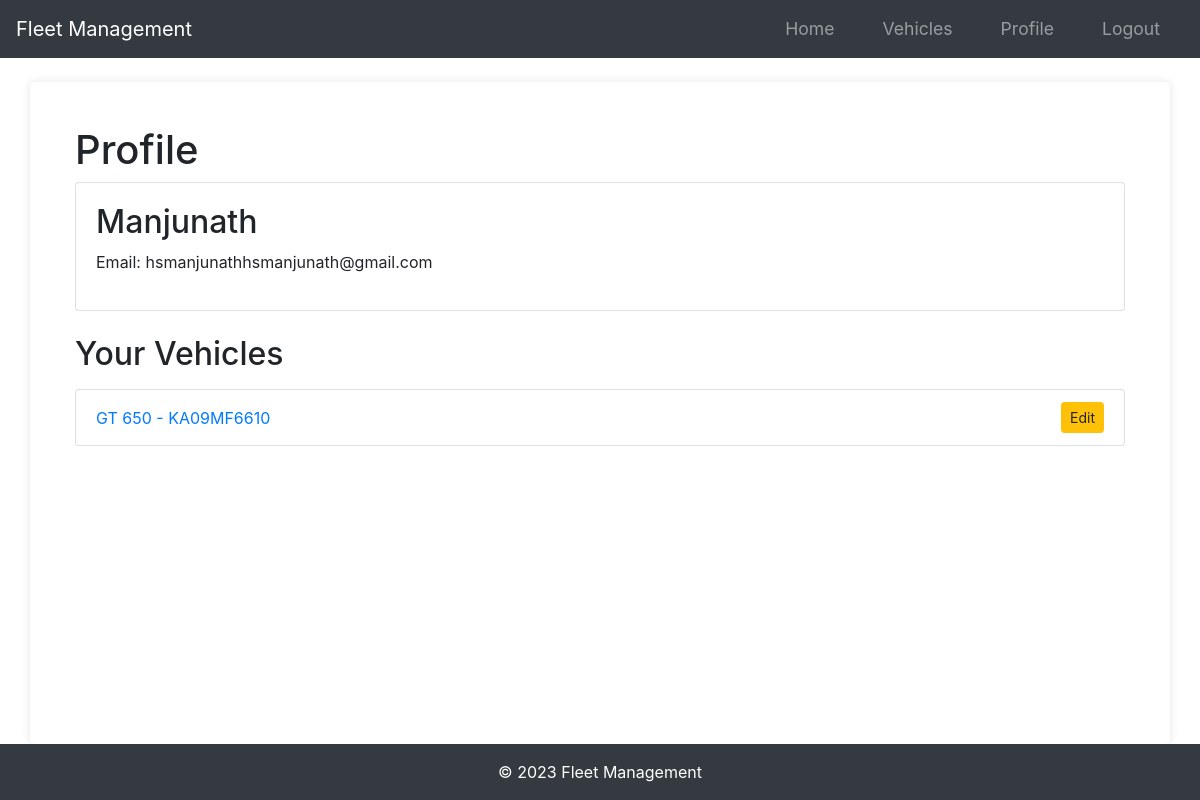
The app's page /profile (signed in), older data.
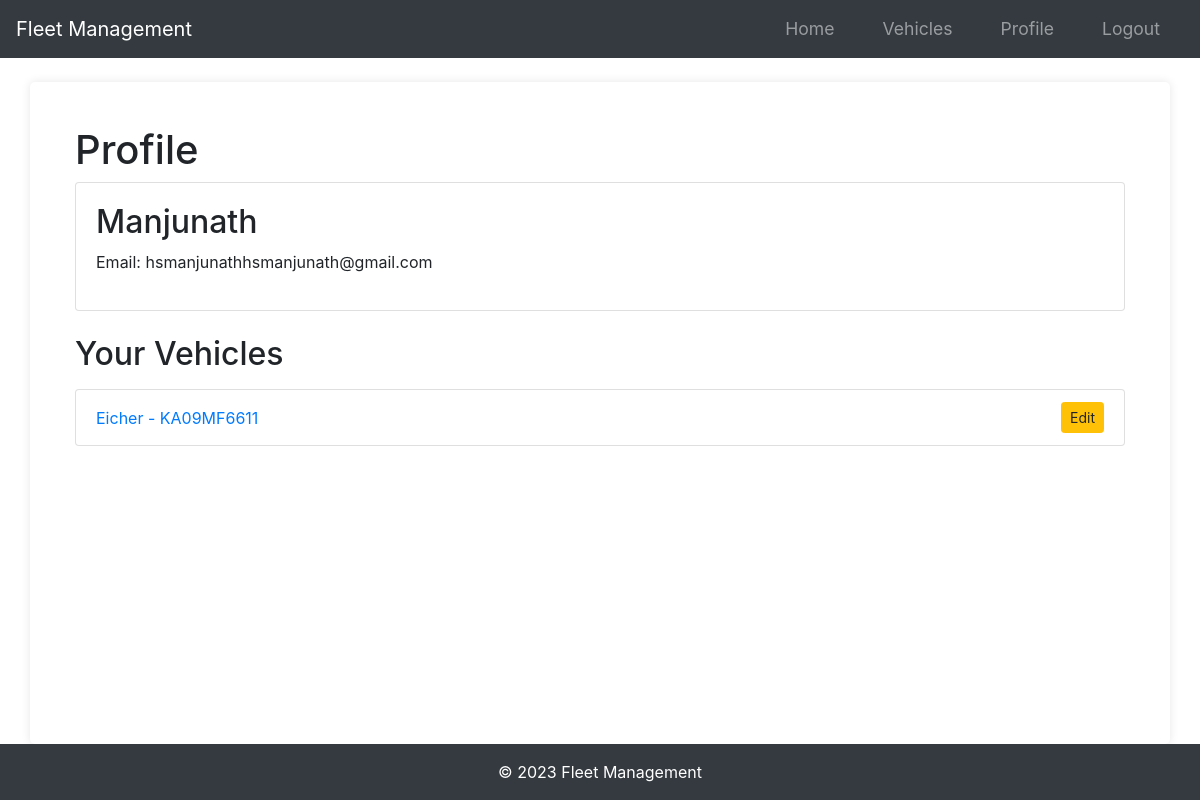
The same page, newer data.
### app/models.py (models this page shows)
class Vehicle(db.Model):
    id = db.Column(db.Integer, primary_key=True)
    name = db.Column(db.String(100), nullable=False)
    vehicle_number = db.Column(db.String(100), unique=True, nullable=False)
    user_id = db.Column(db.Integer, db.ForeignKey("user.id"), nullable=False)
    documents = db.relationship(
        "Document", backref="vehicle", lazy=True, cascade="all, delete-orphan"
    )

### app/routes.py (the view)
@main.route("/profile")
@login_required
def profile():
    vehicles = Vehicle.query.filter_by(owner=current_user).all()
    return render_template("profile.html", vehicles=vehicles)

### app/__init__.py (called while the page is built)
def create_app(config_class=Config):
    app = Flask(__name__)
    app.config.from_object(config_class)
    db.init_app(app)
    bcrypt.init_app(app)
    login_manager.init_app(app)
    mail.init_app(app)
    migrate.init_app(app, db)
    login_manager.login_view = "main.login"
    login_manager.login_message_category = "info"
    from app.models import User
    @login_manager.user_loader
    def load_user(user_id):
        return User.query.get(int(user_id))
    from app.routes import main as main_blueprint
    app.register_blueprint(main_blueprint)
    scheduler = BackgroundScheduler()
    scheduler.add_job(check_document_expirations, "interval", hours=24)
    scheduler.start()
    return app

### app/templates/profile.html (shortened to what this page needs)
{% extends "layout.html" %}
{% block main %}
<div class="container">
    <h1 class="mt-4">Profile</h1>
    <div class="card">
        <div class="card-body">
            <h2>{{ current_user.username }}</h2>
            <p>Email: {{ current_user.email }}</p>
        </div>
    </div>
    <h2 class="mt-4">Your Vehicles</h2>
    <ul class="list-group mt-3">
        {% for vehicle in vehicles %}
        <li class="list-group-item d-flex justify-content-between align-items-center">
            <a href="{{ url_for('main.vehicle', vehicle_id=vehicle.id) }}">{{ vehicle.name }} - {{ vehicle.vehicle_number }}</a>
            <a href="{{ url_for('main.edit_vehicle', vehicle_id=vehicle.id) }}" class="btn btn-warning btn-sm">Edit</a>
        </li>
        {% endfor %}
    </ul>
</div>
{% endblock %}

Row changes from the older to the newer data that the page shows:
changed Vehicle: name "GT 650" → "Eicher"; vehicle_number "KA09MF6610" → "KA09MF6611"
